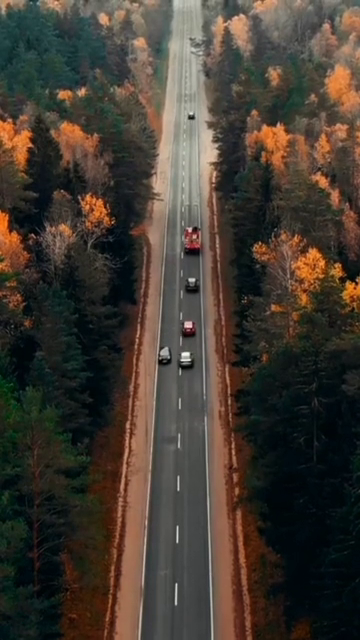
#> input picture frame 24 of data/video/traffic_sd.mp4, 360 x 640 px
$ python add_noise.py
#> lines starting #> are read from the running program, lines starting #| are printed output that depends on the picture
import cv2
import numpy as np

def add_gaussian_noise(video_path, output_path, noise_level=25):
    # Read the video
#> called with video_path = 'data/video/traffic_sd.mp4', output_path = 'data/video/traffic_sd_noised.mp4', noise_level = 25
    cap = cv2.VideoCapture(video_path)

    # Get video properties
    width = int(cap.get(cv2.CAP_PROP_FRAME_WIDTH))
    height = int(cap.get(cv2.CAP_PROP_FRAME_HEIGHT))
    fps = int(cap.get(cv2.CAP_PROP_FPS))

    # Create video writer
    fourcc = cv2.VideoWriter_fourcc(*'mp4v')
    out = cv2.VideoWriter(output_path, fourcc, fps, (width, height))

    while True:
        ret, frame = cap.read()
#> frame is the input picture: shape (640, 360, 3); mean B, G, R 49.8, 58.7, 67.1
        if not ret:
            break

        # Add Gaussian noise
        noise = np.random.normal(0, noise_level, frame.shape).astype(np.uint8)
        noisy_frame = cv2.add(frame, noise)
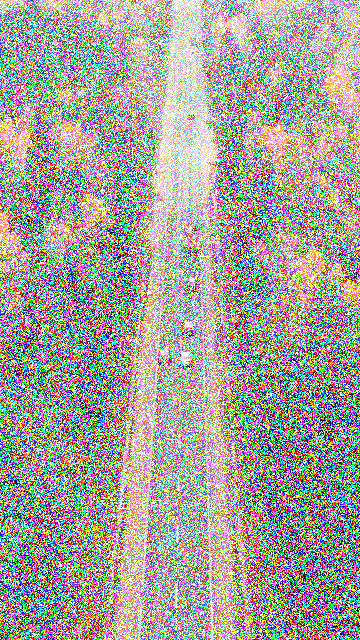
#> noisy_frame: shape (640, 360, 3); mean B, G, R 157.2, 162.1, 165.9

        # Write the frame
        out.write(noisy_frame)

    # Release everything
    cap.release()
    out.release()

if __name__ == "__main__":
    # Add noise to both videos
    add_gaussian_noise("data/video/traffic_sd.mp4", "data/video/traffic_sd_noised.mp4")
    add_gaussian_noise("data/video/walking.mp4", "data/video/walking_noised.mp4")

$ run again, starting later in the video
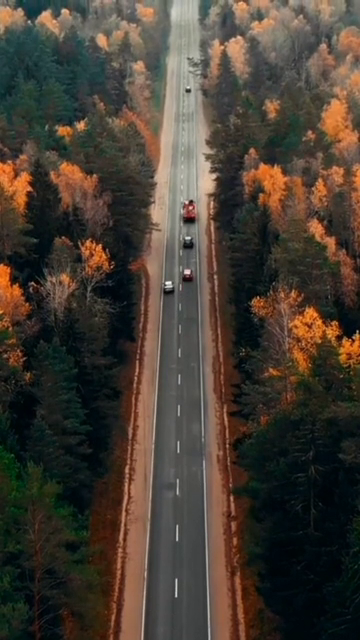
#> input picture frame 110 of data/video/traffic_sd.mp4, 360 x 640 px
#> in add_gaussian_noise, frame is the input picture: shape (640, 360, 3); mean B, G, R 51.1, 60.9, 70.1
#> in add_gaussian_noise, `noisy_frame = cv2.add(frame, noise)`:
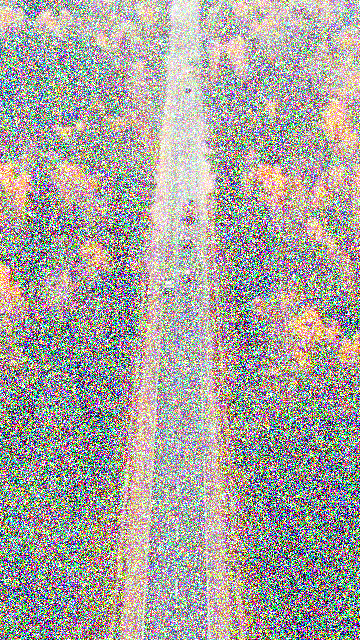
#> noisy_frame: shape (640, 360, 3); mean B, G, R 157.9, 163.3, 167.6

$ run again, starting later in the video
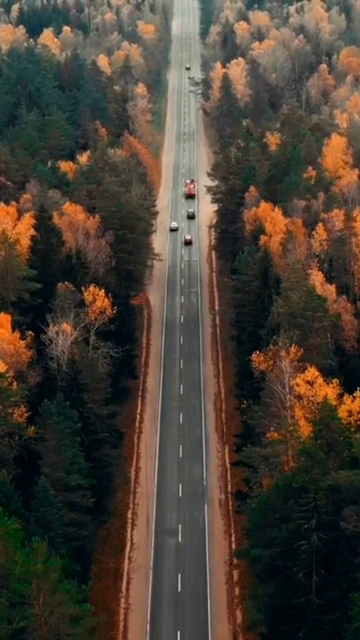
#> input picture frame 196 of data/video/traffic_sd.mp4, 360 x 640 px
#> in add_gaussian_noise, frame is the input picture: shape (640, 360, 3); mean B, G, R 52.3, 62.9, 72.6
#> in add_gaussian_noise, `noisy_frame = cv2.add(frame, noise)`:
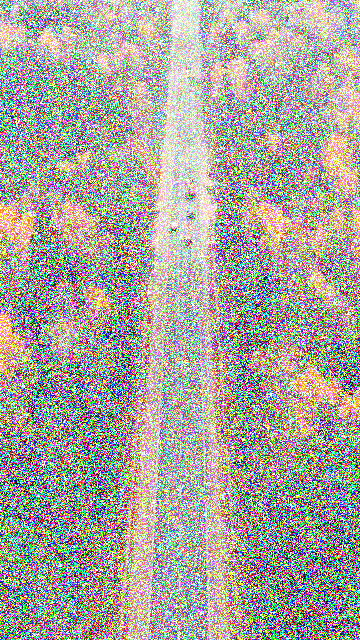
#> noisy_frame: shape (640, 360, 3); mean B, G, R 158.7, 164.5, 169
